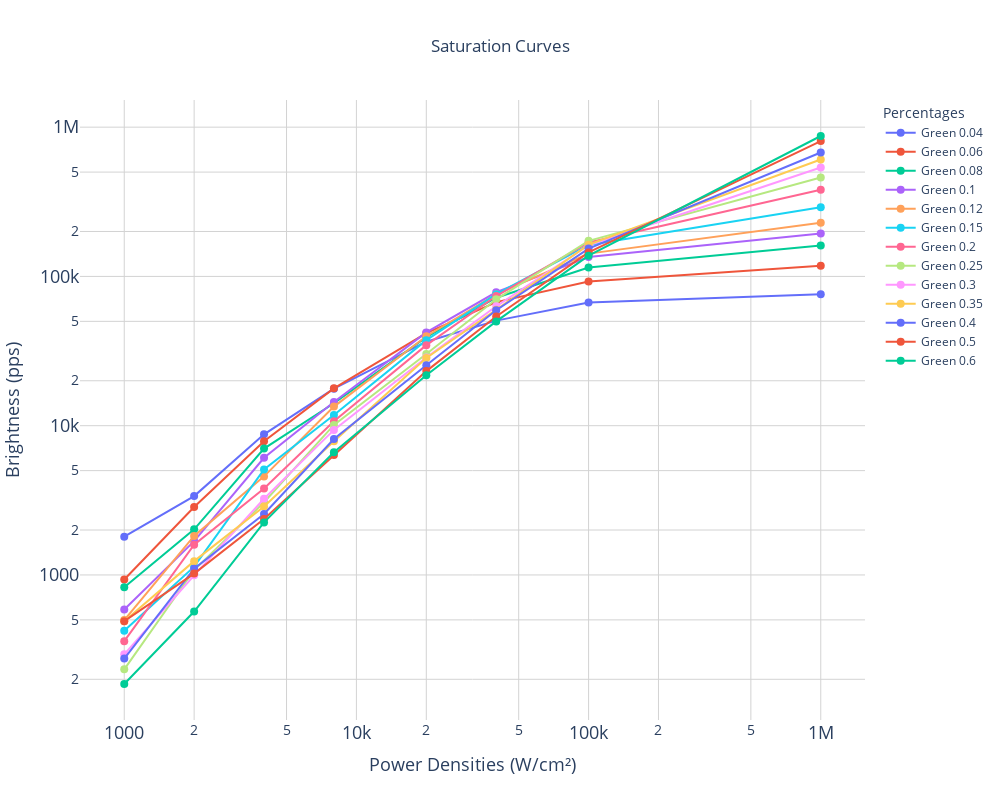

The notebook cell this image was saved under:
### Code cell
# Import the SaturationPlot class from the SaturationCurves module
from SaturationCurves import SaturationPlot

# Generate the saturation curves plot
plot = SaturationPlot(data)
plot.generate_plot(output_file='saturation_plot.html')

### Figure 1 — Plotly figure (JSON) as saved in the notebook; plotly's stock layout.template omitted (floating-point values rounded to 4 significant figures)
{"data": [{"marker": {"size": 8}, "mode": "lines+markers", "name": "Green 0.04", "type": "scatter", "x": [1000, 2000, 4000, 8000, 20000, 40000, 100000, 1000000], "y": [1805.0, 3376.0, 8757.0, 17700.0, 36540.0, 50570.0, 66860.0, 75850.0]}, {"marker": {"size": 8}, "mode": "lines+markers", "name": "Green 0.06", "type": "scatter", "x": [1000, 2000, 4000, 8000, 20000, 40000, 100000, 1000000], "y": [933.1, 2853.0, 7871.0, 17790.0, 41720.0, 67260.0, 92580.0, 118000.0]}, {"marker": {"size": 8}, "mode": "lines+markers", "name": "Green 0.08", "type": "scatter", "x": [1000, 2000, 4000, 8000, 20000, 40000, 100000, 1000000], "y": [826.2, 2022.0, 7022.0, 14130.0, 39170.0, 72000.0, 114800.0, 160900.0]}, {"marker": {"size": 8}, "mode": "lines+markers", "name": "Green 0.1", "type": "scatter", "x": [1000, 2000, 4000, 8000, 20000, 40000, 100000, 1000000], "y": [587.5, 1685.0, 6096.0, 14420.0, 42170.0, 78300.0, 134900.0, 194000.0]}, {"marker": {"size": 8}, "mode": "lines+markers", "name": "Green 0.12", "type": "scatter", "x": [1000, 2000, 4000, 8000, 20000, 40000, 100000, 1000000], "y": [498.8, 1826.0, 4575.0, 13420.0, 39730.0, 75920.0, 142200.0, 229200.0]}, {"marker": {"size": 8}, "mode": "lines+markers", "name": "Green 0.15", "type": "scatter", "x": [1000, 2000, 4000, 8000, 20000, 40000, 100000, 1000000], "y": [423.1, 1136.0, 5089.0, 11810.0, 37420.0, 76050.0, 162600.0, 290700.0]}, {"marker": {"size": 8}, "mode": "lines+markers", "name": "Green 0.2", "type": "scatter", "x": [1000, 2000, 4000, 8000, 20000, 40000, 100000, 1000000], "y": [360.0, 1595.0, 3795.0, 10700.0, 34650.0, 73880.0, 169000.0, 380700.0]}, {"marker": {"size": 8}, "mode": "lines+markers", "name": "Green 0.25", "type": "scatter", "x": [1000, 2000, 4000, 8000, 20000, 40000, 100000, 1000000], "y": [233.3, 1079.0, 3070.0, 10120.0, 30220.0, 70270.0, 173100.0, 459500.0]}, {"marker": {"size": 8}, "mode": "lines+markers", "name": "Green 0.3", "type": "scatter", "x": [1000, 2000, 4000, 8000, 20000, 40000, 100000, 1000000], "y": [293.8, 994.6, 3239.0, 9370.0, 28600.0, 63060.0, 161900.0, 537200.0]}, {"marker": {"size": 8}, "mode": "lines+markers", "name": "Green 0.35", "type": "scatter", "x": [1000, 2000, 4000, 8000, 20000, 40000, 100000, 1000000], "y": [489.0, 1238.0, 2870.0, 7858.0, 28430.0, 59830.0, 163200.0, 607300.0]}, {"marker": {"size": 8}, "mode": "lines+markers", "name": "Green 0.4", "type": "scatter", "x": [1000, 2000, 4000, 8000, 20000, 40000, 100000, 1000000], "y": [275.4, 1101.0, 2559.0, 8139.0, 25410.0, 59320.0, 153700.0, 676500.0]}, {"marker": {"size": 8}, "mode": "lines+markers", "name": "Green 0.5", "type": "scatter", "x": [1000, 2000, 4000, 8000, 20000, 40000, 100000, 1000000], "y": [490.3, 1021.0, 2371.0, 6365.0, 23210.0, 53860.0, 144800.0, 806600.0]}, {"marker": {"size": 8}, "mode": "lines+markers", "name": "Green 0.6", "type": "scatter", "x": [1000, 2000, 4000, 8000, 20000, 40000, 100000, 1000000], "y": [186.0, 568.6, 2250.0, 6639.0, 21770.0, 49960.0, 137700.0, 872600.0]}], "layout": {"height": 800, "legend": {"title": {"text": "Percentages"}}, "title": {"text": "Saturation Curves", "x": 0.5, "y": 0.95}, "width": 1000, "xaxis": {"gridcolor": "lightgrey", "showgrid": true, "tickfont": {"size": 18}, "title": {"font": {"size": 18}, "text": "Power Densities (W/cm²)"}, "type": "log"}, "yaxis": {"gridcolor": "lightgrey", "showgrid": true, "tickfont": {"size": 18}, "title": {"font": {"size": 18}, "text": "Brightness (pps)"}, "type": "log"}}}
